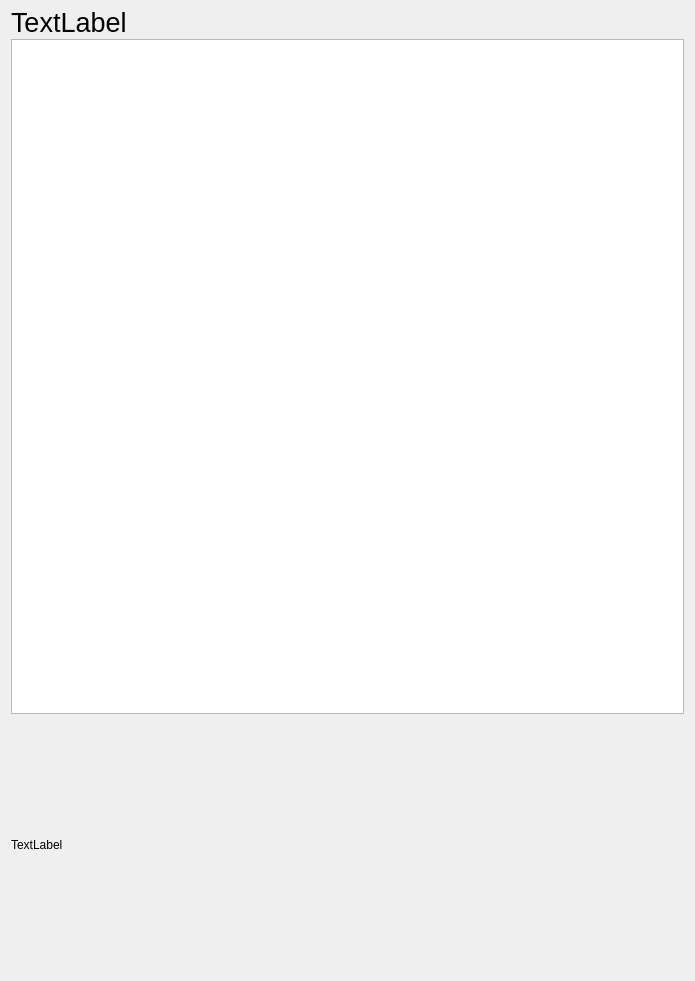
<?xml version="1.0" encoding="UTF-8"?>
<ui version="4.0">
 <class>TableData</class>
 <widget class="QWidget" name="TableData">
  <property name="geometry">
   <rect>
    <x>0</x>
    <y>0</y>
    <width>695</width>
    <height>981</height>
   </rect>
  </property>
  <property name="sizePolicy">
   <sizepolicy hsizetype="Minimum" vsizetype="Minimum">
    <horstretch>0</horstretch>
    <verstretch>0</verstretch>
   </sizepolicy>
  </property>
  <property name="minimumSize">
   <size>
    <width>650</width>
    <height>900</height>
   </size>
  </property>
  <property name="windowTitle">
   <string>Form</string>
  </property>
  <layout class="QGridLayout" name="gridLayout">
   <item row="3" column="0">
    <widget class="QLabel" name="statsLabel">
     <property name="sizePolicy">
      <sizepolicy hsizetype="MinimumExpanding" vsizetype="MinimumExpanding">
       <horstretch>0</horstretch>
       <verstretch>0</verstretch>
      </sizepolicy>
     </property>
     <property name="minimumSize">
      <size>
       <width>671</width>
       <height>22</height>
      </size>
     </property>
     <property name="text">
      <string>TextLabel</string>
     </property>
     <property name="wordWrap">
      <bool>true</bool>
     </property>
    </widget>
   </item>
   <item row="1" column="0" rowspan="2">
    <widget class="QTableWidget" name="tableWidget">
     <property name="enabled">
      <bool>true</bool>
     </property>
     <property name="sizePolicy">
      <sizepolicy hsizetype="Expanding" vsizetype="Expanding">
       <horstretch>0</horstretch>
       <verstretch>0</verstretch>
      </sizepolicy>
     </property>
     <property name="minimumSize">
      <size>
       <width>500</width>
       <height>675</height>
      </size>
     </property>
    </widget>
   </item>
   <item row="0" column="0">
    <widget class="QLabel" name="titleLabel">
     <property name="sizePolicy">
      <sizepolicy hsizetype="Maximum" vsizetype="Maximum">
       <horstretch>0</horstretch>
       <verstretch>0</verstretch>
      </sizepolicy>
     </property>
     <property name="maximumSize">
      <size>
       <width>675</width>
       <height>22</height>
      </size>
     </property>
     <property name="font">
      <font>
       <pointsize>20</pointsize>
      </font>
     </property>
     <property name="text">
      <string>TextLabel</string>
     </property>
    </widget>
   </item>
  </layout>
 </widget>
 <resources/>
 <connections/>
</ui>
